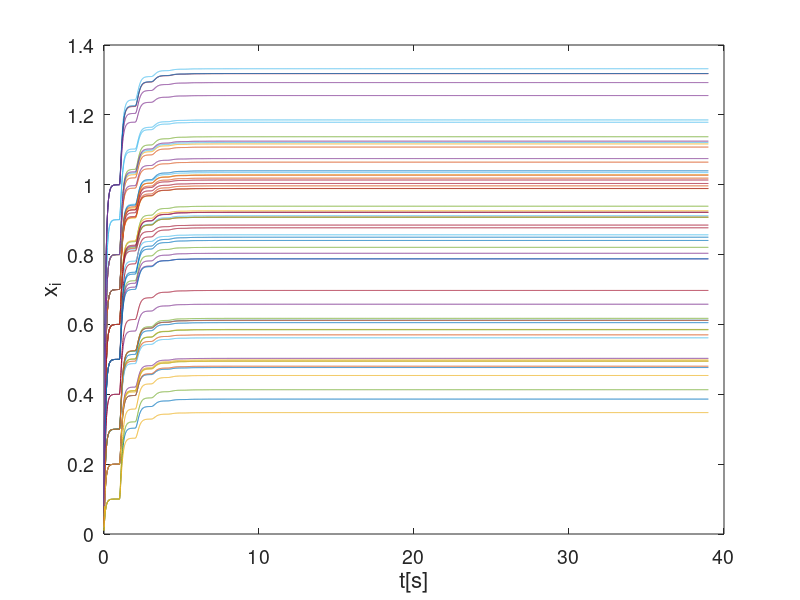

MATLAB code to generate this figure: (Note: this script raises an error after producing the figure.)
clc
close all

N = 60;%number of neurons
%the condition 2&3&4 are satisfied with the following chosen parameters
c = 10;
w1 = zeros(N,N);%the weights for the delayed communication
w2 = csvread('w2.csv');%the weights for the delayed communication
%define the simulation time
time = 40;tg = 0.01;t = 0:tg:time;lengtht = size(t,2);
d = 101;%communication delay=(d-1)*tg
dis = zeros(lengtht,N);
perturbedID = randsample(N,N-5);%select the N-5 perturbed neurons
%disturbance in time interval [5s,6s] and [15s,16s]
for i = 1:N-5
    dis(1501+d:1601+d,perturbedID(i))=10*rand(1);
    dis(501+d:601+d,perturbedID(i))=10*rand(1);
end
u = csvread('u.csv');%the constant interger input
x = zeros(lengtht,N);%initial state
%% equilibrium
for i = d+1:lengtht
    for j = 1:N
        dotx(i,j) = -c*x(i-1,j)+w1(j,:)*tanh(x(i-1,:))'+w2(j,:)*tanh(x(i-d,:))'+u(j);
        x(i,j) = x(i-1,j)+dotx(i,j)*tg;
    end
end
figure
for i = 1:N
    plot(t(1:lengtht-d),x(d+1:end,i));hold on
end
set(gca,'FontSize',14);xlabel('t[s]','FontSize',16);ylabel('x_i','FontSize',16)
%compute the equilibrium
y = sym('y',[1 N]);
xequ = struct2array(solve(-c*eye(N)*y'+w1*tanh(y)'+w2*tanh(y)'+u==zeros(N,1)));
%% perturbed network
for i = d+1:lengtht
    for j = 1:N
        dotx(i,j) = -c*x(i-1,j)+w1(j,:)*tanh(x(i-1,:))'+w2(j,:)*tanh(x(i-d,:))'+u(j)+dis(i,j);
        x(i,j) = x(i-1,j)+dotx(i,j)*tg;
    end
end
figure
for i = 1:N
    if any(i==perturbedID)
        ln1 = plot(t(1:lengtht-d),(x(d+1:end,i)-xequ(i)),'k');hold on
    else
        ln2 = plot(t(1:lengtht-d),(x(d+1:end,i)-xequ(i)),'r');
    end
end
set(gca,'FontSize',14);xlabel('t[s]','FontSize',16);ylabel('Deviation','FontSize',16)
legend([ln1,ln2],{'Perturbed neurons','Unperturbed neurons'})
